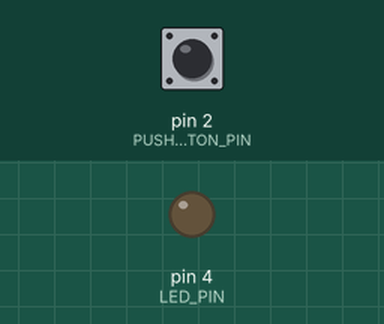
The sketch below on a simulated Arduino Uno, built with avr-gcc and run on an emulated ATmega328P. Shown: output pins drawn as LEDs (lit = HIGH). Dashed ring = blinking. The inputs (shaded band) are chosen by the test bench; at power-on: pin 2 (PUSHBUTTON_PIN) HIGH. Random numbers use the default seed unless the sketch sets one.

Above: at 1.2 s.
1.3 s: pin 2 (PUSHBUTTON_PIN) pulled LOW for 0.15 s
At 2.5 s:
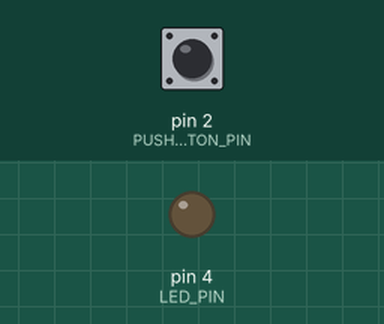
8.0 s: pin 2 (PUSHBUTTON_PIN) pulled LOW for 1 s
At 8.8 s:
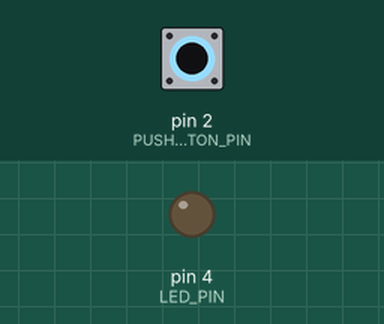
10.5 s: pin 2 (PUSHBUTTON_PIN) pulsed LOW 2 times (0.12 s each, 0.3 s apart)
At 10.91 s:
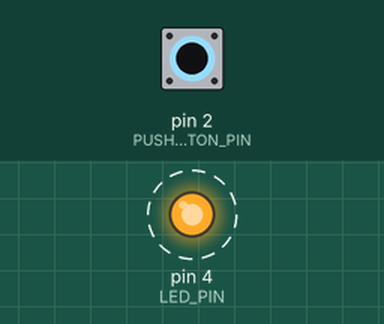
12.6 s: pin 2 (PUSHBUTTON_PIN) driven LOW
At 13.5 s:
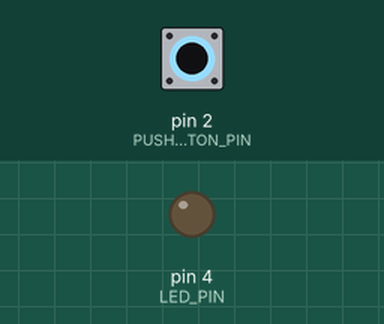
Timing chart, 0 to 15.3 s (numbered marks = the images above; inputs shaded):
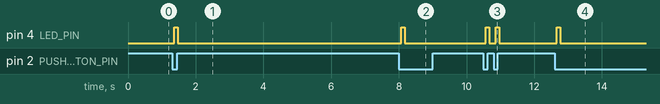

The sketch:

beetleGun.ino
```cpp
#include "infraredEmmiter.h"

#define START_STATE_ID 1
#define IDLE_STATE_ID 2
#define HANDSHAKE_STATE_ID 3
#define DATA_STATE_ID 4

#define TIMEOUT_ACK 50
#define TIMEOUT_DATA 50
#define PACKET_SIZE 20

volatile int nextID = IDLE_STATE_ID;
volatile boolean handshakeDone = false;
volatile boolean isDetected = false;
volatile long counter = 0;

// Packet Definitions (20 bytes each)
struct AckPacket
{
  byte packetType = 'A';
  byte padding[18];
  byte checkSum = 'A';
} ackPacket;

struct NotifyPacket
{
  byte packetType = 'N';
  byte padding[18];
  byte checksum = 'N';
} notifyPacket;

struct DataPacket
{
  byte packetType = (PLAYER_NUM == 1) ? 'G' : 'J';
  float mean;
  float range;
  float variance;
  float median;
  boolean isGunShot;
  boolean isHit;
  byte checkSum;
};

// Helper Functions
uint8_t calculateChecksum(uint8_t *packet)
{
  uint8_t sum = 0;
  for (int i = 0; i < PACKET_SIZE - 1; ++i)
  {
    sum ^= packet[i];
  }
  return sum;
}

// Packet Sending Functions
void sendDummyData()
{
  DataPacket dummyPacket;

  dummyPacket.mean = random(1, 500) / 100.0;
  dummyPacket.median = random(1, 500) / 100.0;
  dummyPacket.range = random(1, 500) / 100.0;
  dummyPacket.variance = random(1, 500) / 100.0;
  dummyPacket.isGunShot = false;
  dummyPacket.isHit = false;
  dummyPacket.checkSum = calculateChecksum((uint8_t *)&dummyPacket);

  Serial.write((byte *)&dummyPacket, sizeof(dummyPacket));
}

void sendGunData()
{
  DataPacket gunPacket;

  gunPacket.mean = 0;
  gunPacket.range = 0;
  gunPacket.variance = 0;
  gunPacket.median = 0;
  gunPacket.isGunShot = isDetected;
  gunPacket.isHit = false;
  gunPacket.checkSum = calculateChecksum((uint8_t *)&gunPacket);

  Serial.write((byte *)&gunPacket, sizeof(gunPacket));
}

void sendAck()
{
  Serial.write((byte *)&ackPacket, sizeof(ackPacket));
}

void sendNotify()
{
  Serial.write((byte *)&notifyPacket, sizeof(notifyPacket));
}

// State Definitions
class State
{
private:
  char id;

public:
  State(char id) { this->id = id; }
  char getID() { return id; }

  virtual void init() {}
  virtual void run() {}
};

State *currState;
State *nextState;

class DataState : public State
{
public:
  DataState() : State(DATA_STATE_ID) {}

  void run() override
  {
      delay(TIMEOUT_DATA);
      if (Serial.read() == 'R') {
        reloadGun();
      } else if (Serial.read() == 'A') {
        isDetected = false;
        nextID = IDLE_STATE_ID;
      } else if (Serial.read() == 'H') {
        nextID = HANDSHAKE_STATE_ID;
        handshakeDone = false;
      }
      if (isDetected) {
        sendGunData();
      }
      if (counter >= 30) {
        sendNotify();
        counter = 0;
      }
  }
} Data_State;

class HandshakeState : public State
{
public:
  HandshakeState() : State(HANDSHAKE_STATE_ID) {}

  void init() override
  {
    sendAck();
  }

  void run() override
  {
    while (true) {
      delay(TIMEOUT_ACK);
      if (Serial.read() == 'A') {
        handshakeDone = true;
          nextID = DATA_STATE_ID;
        break;
      }
      sendAck();
    }
  }
} Handshake_State;

class IdleState : public State
{
  public:
    IdleState() : State(IDLE_STATE_ID) {}

    void run() override
    {
      if (Serial.read() == 'H') {
          nextID = HANDSHAKE_STATE_ID;
      } else if (handshakeDone) {
        nextID = DATA_STATE_ID;
      }
    }
} Idle_State;

class StartState : public State
{
public:
  StartState() : State(START_STATE_ID) {}

  void init() override
  {
    nextID = IDLE_STATE_ID;
  }
} Start_State;

// Main Program Loop
void setup()
{
  Serial.begin(115200);
  currState = &Start_State;
  nextID = IDLE_STATE_ID;
  initEmmiter();
}

void loop()
{
  counter += 1;
  isDetected = senseEmmiter();

  switch (nextID) {
    case START_STATE_ID:
      nextState = &Start_State;
      break;
    case IDLE_STATE_ID:
      nextState = &Idle_State;
      break;
    case HANDSHAKE_STATE_ID:
      nextState = &Handshake_State;
      break;
    case DATA_STATE_ID:
      nextState = &Data_State;
      break;
  }
  if (currState->getID() != nextState->getID())
  {
    currState = nextState;
    currState->init();
  }
  currState->run();
}
```

infraredEmmiter.h
```cpp
#include <Arduino.h>
#include <JC_Button.h> // https://github.com/JChristensen/JC_Button

#define PLAYER_NUM 2   // change depending on whether gun is for player 1 or 2

#define PUSHBUTTON_PIN 2
#define IR_SEND_PIN 3
#define LED_PIN 4

// values to transmit to receiver
#define PLAYER_1_SEND_ADDRESS 0xA906
#define PLAYER_2_SEND_ADDRESS 0x6509
#define SEND_COMMAND 0x0E
#define SEND_NUMBER_OF_REPEATS 0

#include <IRremote.hpp> // https://github.com/Arduino-IRremote/Arduino-IRremote

#define MAX_BULLETS 6

Button myButton(PUSHBUTTON_PIN); // create button object

uint8_t numberOfBullets = MAX_BULLETS;

void initEmmiter()
{
  myButton.begin(); // initialize the button object
  IrSender.begin(); // Start with IR_SEND_PIN as send pin and if NO_LED_FEEDBACK_CODE is NOT defined, enable feedback LED at default feedback LED pin
  pinMode(LED_PIN, OUTPUT);
}

boolean senseEmmiter()
{
  boolean isDetected = false;
  myButton.read();
  if (myButton.wasPressed())
  {
    isDetected = true;
    // Only send IR signal if player has bullets
    if (numberOfBullets > 0)
    {
      if (PLAYER_NUM == 1) {
      IrSender.sendNEC(PLAYER_1_SEND_ADDRESS, SEND_COMMAND, SEND_NUMBER_OF_REPEATS);
      }
      else if (PLAYER_NUM == 2) {
      IrSender.sendNEC(PLAYER_2_SEND_ADDRESS, SEND_COMMAND, SEND_NUMBER_OF_REPEATS);
      }
      numberOfBullets--;
      // light LED
      digitalWrite(LED_PIN, HIGH);
      delay(100);
      digitalWrite(LED_PIN, LOW);
    }
    else
    {
      // flash LED
      digitalWrite(LED_PIN, HIGH);
      delay(100);
      digitalWrite(LED_PIN, LOW);
      delay(100);
      digitalWrite(LED_PIN, HIGH);
      delay(100);
      digitalWrite(LED_PIN, LOW);
    }
  }
  return isDetected;
}

void reloadGun()
{
  numberOfBullets = MAX_BULLETS;
  digitalWrite(LED_PIN, HIGH);
  delay(200);
  digitalWrite(LED_PIN, LOW);
}
```

Measured:
- after the input at 1.3 s, pin 4 (LED_PIN): LOW → HIGH after 0.07 s, → LOW 0.10 s later
- after the input at 8.0 s, pin 4 (LED_PIN): LOW → HIGH after 0.07 s, → LOW 0.10 s later
- after the input at 10.5 s, pin 4 (LED_PIN): alternates HIGH for 0.10 s and LOW for 0.20 s, 4 changes in all, then stays LOW, starting after 0.07 s
- after the input at 12.6 s, pin 4 (LED_PIN): LOW → HIGH after 0.07 s, → LOW 0.10 s later
